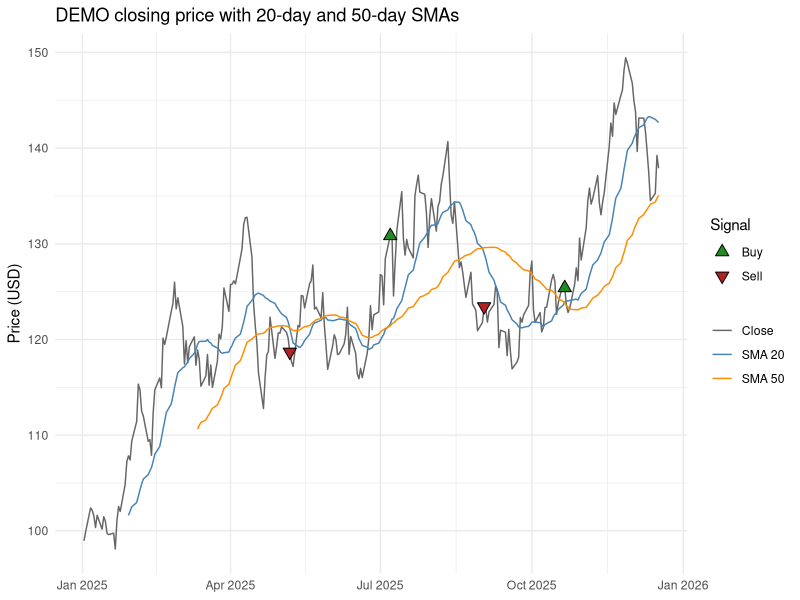
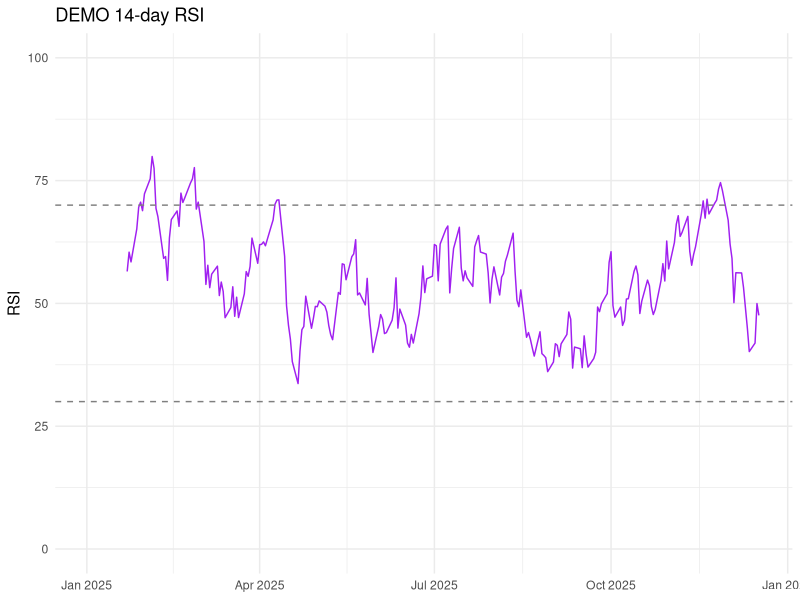

These figures' R source, in order:
# technical_analysis.R
# Technical analysis of one year of simulated daily closing prices for a
# fictional ticker, DEMO: 20-day and 50-day SMAs, 14-day RSI and SMA
# crossover signals. Synthetic data only; not investment advice.
#
# The "## ---- label ----" lines split the script into sections that
# technical_analysis.Rmd pulls in with knitr::read_chunk().

## ---- packages ----
library(TTR)
library(dplyr)
library(ggplot2)

## ---- simulate-prices ----
seed        <- 180     # random seed, so prices are reproducible
n_days      <- 250     # number of trading days simulated
start_price <- 100     # opening price of DEMO (USD)
drift       <- 0.0005  # average daily return (0.05%)
volatility  <- 0.02    # standard deviation of daily returns (2%)
sma_short   <- 20      # short moving-average window (days)
sma_long    <- 50      # long moving-average window (days)
rsi_n       <- 14      # RSI window (days)

set.seed(seed)

# Random walk on daily returns: each close is the previous close
# multiplied by (1 + a normally distributed return).
returns <- rnorm(n_days, mean = drift, sd = volatility)

prices <- data.frame(
  date  = seq(as.Date("2025-01-02"), by = "day", length.out = n_days * 2)
) |>
  filter(!format(date, "%u") %in% c("6", "7")) |>  # drop weekends
  slice_head(n = n_days) |>
  mutate(close = round(start_price * cumprod(1 + returns), 2))

head(prices)

## ---- indicators ----
prices <- prices |>
  mutate(
    sma_20 = SMA(close, n = sma_short),
    sma_50 = SMA(close, n = sma_long),
    rsi_14 = RSI(close, n = rsi_n)
  )

tail(prices)

## ---- signals ----
# A crossover happens when the sign of (short SMA - long SMA) changes
# from one day to the next.
prices <- prices |>
  mutate(
    spread      = sma_20 - sma_50,
    prev_spread = lag(spread),
    signal = case_when(
      prev_spread <= 0 & spread > 0 ~ "Buy",
      prev_spread >= 0 & spread < 0 ~ "Sell",
      TRUE ~ NA_character_
    )
  )

signals <- prices |>
  filter(!is.na(signal)) |>
  select(date, close, sma_20, sma_50, signal)

## ---- price-chart ----
ggplot(prices, aes(x = date)) +
  geom_line(aes(y = close, colour = "Close")) +
  geom_line(aes(y = sma_20, colour = "SMA 20"), na.rm = TRUE) +
  geom_line(aes(y = sma_50, colour = "SMA 50"), na.rm = TRUE) +
  geom_point(
    data = signals,
    aes(y = close, shape = signal, fill = signal),
    size = 3
  ) +
  scale_colour_manual(values = c("Close" = "grey40",
                                 "SMA 20" = "steelblue",
                                 "SMA 50" = "darkorange")) +
  scale_shape_manual(values = c("Buy" = 24, "Sell" = 25)) +
  scale_fill_manual(values = c("Buy" = "forestgreen", "Sell" = "firebrick")) +
  labs(title = "DEMO closing price with 20-day and 50-day SMAs",
       x = NULL, y = "Price (USD)", colour = NULL,
       shape = "Signal", fill = "Signal") +
  theme_minimal()

## ---- rsi-chart ----
ggplot(prices, aes(x = date, y = rsi_14)) +
  geom_line(colour = "purple", na.rm = TRUE) +
  geom_hline(yintercept = c(30, 70), linetype = "dashed", colour = "grey50") +
  scale_y_continuous(limits = c(0, 100)) +
  labs(title = "DEMO 14-day RSI", x = NULL, y = "RSI") +
  theme_minimal()

## ---- signal-table ----
knitr::kable(
  signals,
  digits = 2,
  col.names = c("Date", "Close", "SMA 20", "SMA 50", "Signal")
)
